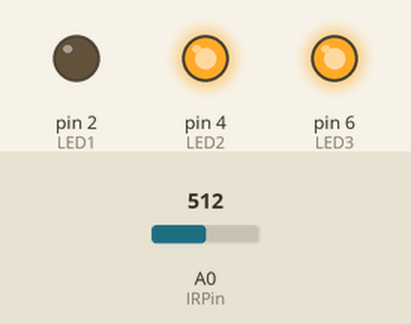
This sketch was run on a simulated Arduino Uno, built with avr-gcc and run on an emulated ATmega328P. Parts: output pins drawn as LEDs (lit = HIGH). The inputs (shaded band) are chosen by the test bench; at power-on: A0 (IRPin) = 512. What the sketch prints to the serial monitor is not drawn.

Above: at 1.2 s.
1.3 s: A0 (IRPin) set to 791
3.5 s: A0 (IRPin) set to 820
At 4.5 s:
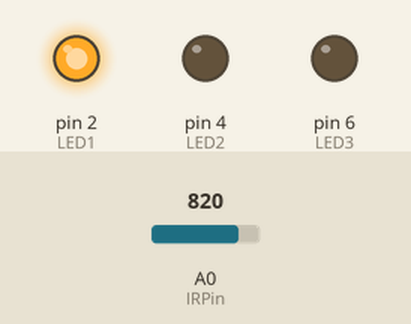
5.0 s: A0 (IRPin) set to 716
At 7.8 s:
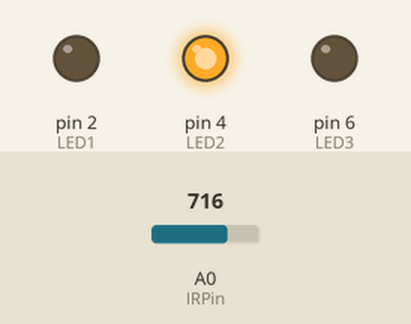
8.0 s: A0 (IRPin) set to 900
At 9.2 s:
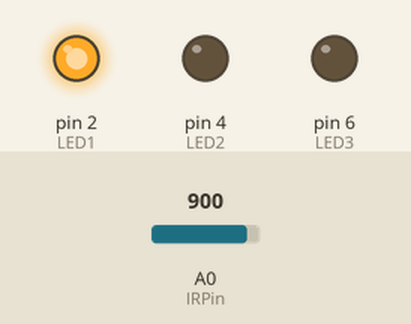
Timing chart, 0 to 10.5 s (numbered marks = the images above; inputs shaded):
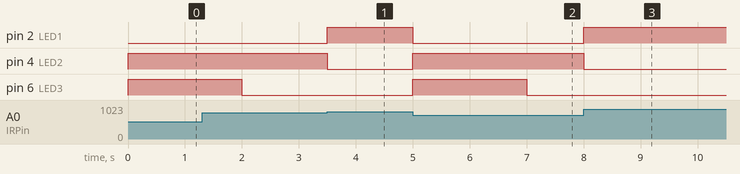

Measured:
- the behaviour switches between 802 and 803 on A0 (IRPin) (found by bisection; images 0 and 1)
- after the input at 3.5 s, pin 2 (LED1): LOW → HIGH at once; pin 4 (LED2): HIGH → LOW at once
- after the input at 5.0 s, pin 2 (LED1): HIGH → LOW at once; pin 4 (LED2): LOW → HIGH at once; pin 6 (LED3): LOW → HIGH at once, → LOW 2.0 s later
- after the input at 8.0 s, pin 2 (LED1): LOW → HIGH at once; pin 4 (LED2): HIGH → LOW at once

The sketch:

Mathews_help.ino
```cpp
#define IRPin A0
#define LED 13 //Sets LED pin

//Speed Definitions
#define Slow 1
#define Fast 2

#include <math.h>

#define LED1 2 // Green
#define LED2 4 // Yellow
#define LED3 6 // Red

#define noObject 0
#define object 1
#define objectEntered 2
#define objectLeft 3

int currentState;

int timeObjectEntered;

void setup() {
  Serial.begin(9600);
  Serial.println("IR sensor program");

  pinMode(LED1, OUTPUT); //On for no object
  pinMode(LED2, OUTPUT); //On for an object
  pinMode(LED3, OUTPUT); //On after object

  pinMode(IRPin, INPUT); //input from sensor

}

void loop()
{
  float NewRead = ReadValue(); //Read from sensor
  float Distance = FindDistance(NewRead); //Find distance
  bool isObject = FindisObject(Distance);

  currentState = states(isObject, currentState);
  updateLeds(currentState);
 }

int states(bool isObject, int previousState)
{
  int currentState = previousState;
  if(previousState == noObject) {
    if(isObject) {                                        //Object Entering (1)
      currentState = objectEntered;                     //Light Changes
      timeObjectEntered = millis();                    //Entering Time Set
    }
  }
  else if(previousState == objectEntered) {
    if(isObject) {                                      //Object Still Here (2)
      if((timeObjectEntered+2000) <= millis()) {       //Check for Timeout
        currentState = object;                        //Light Changes
      }
    }else {                                           //Object Left  (3)
      currentState = objectLeft;                     //Light Change
    }
  }
  else if(previousState == object) {
    if(!isObject) {                               //Object Left (4)
      currentState = objectLeft;
    }
  }
  else if(previousState == objectLeft) {
    if(!isObject) {                                 //No Object (5)
      if((timeObjectEntered+2000) <= millis()) {    //Timer check
        currentState = noObject;
      }
    } else {                                        //Object Entered (6)
      currentState = object;
    }
  }

  return currentState;
}

void updateLeds(int currentState)
{
  if (currentState == objectLeft)//Newly  Left
  {
  digitalWrite(LED1, HIGH);
  digitalWrite(LED2, LOW);
  digitalWrite(LED3, HIGH);
  }
  else if (currentState == object)//There
  {
  digitalWrite(LED1, LOW);
  digitalWrite(LED2, HIGH);
  digitalWrite(LED3, LOW);
  }

  else if (currentState == objectEntered)//Newly Entered
  {
  digitalWrite(LED1, LOW);
  digitalWrite(LED2, HIGH);
  digitalWrite(LED3, HIGH);
  }
  else if (currentState == noObject)//gone
  {
  digitalWrite(LED1, HIGH);
  digitalWrite(LED2, LOW);
  digitalWrite(LED3, LOW);
  }
}

float ReadValue() {
  //Referenced from Wilhem's Practice Code
  int A2D = analogRead(IRPin);
  float SensorVolts = double(A2D);  //To double
  SensorVolts *= 5.0/1024;         // To Volts
  return SensorVolts;
}

float FindDistance(float ReadValue){
  float V;
  int Distance;
  V = ReadValue; //Sets Volts
  Distance = pow((V/14.475),(1/-0.8118)); //Sensor Calibration Curve
  //Serial.print("Distance: ");
  //Serial.println(Distance);
  return Distance;
}

bool FindisObject(float Distance){
  if(Distance >= 5 && Distance <=30)
  return true;
  else
  return false;
}

//float FindTimeOut(
```
